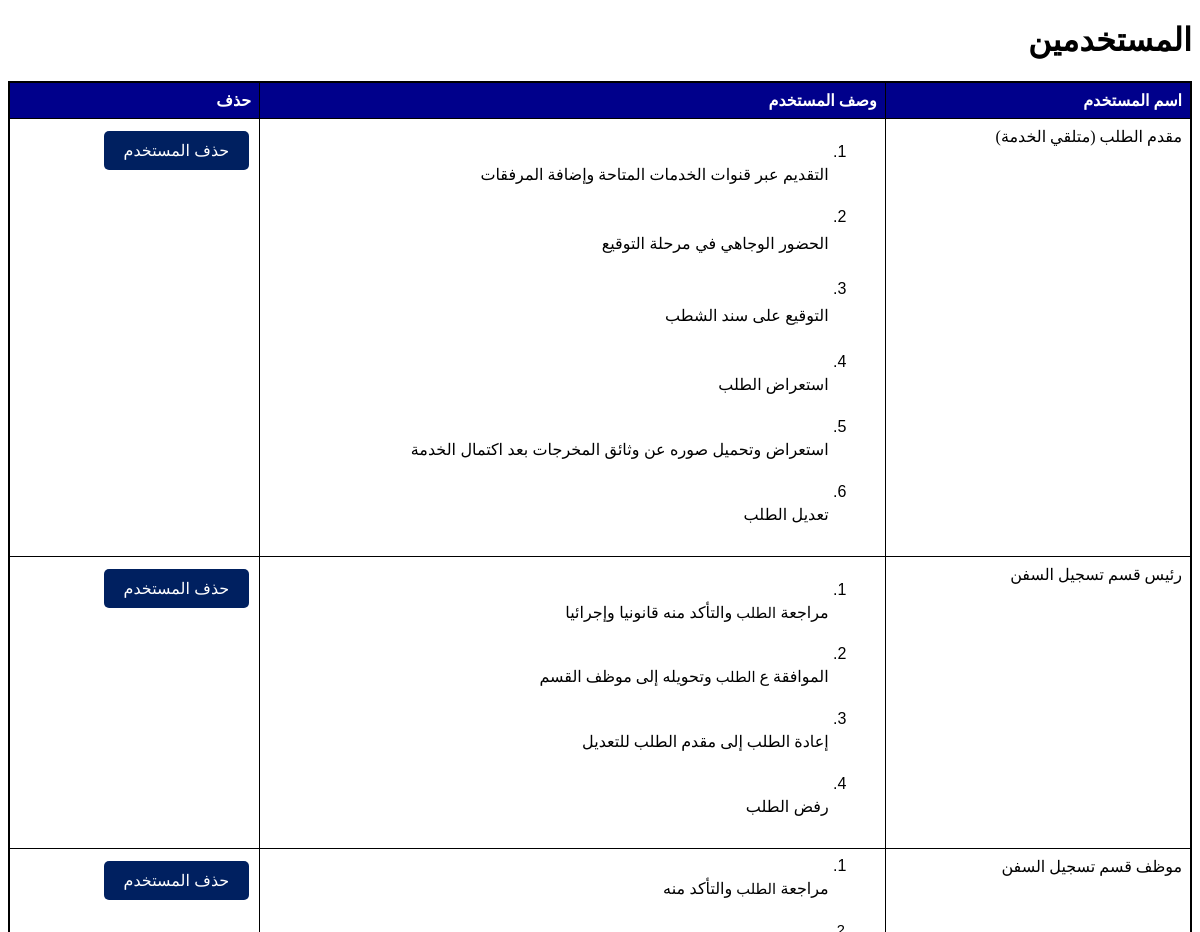
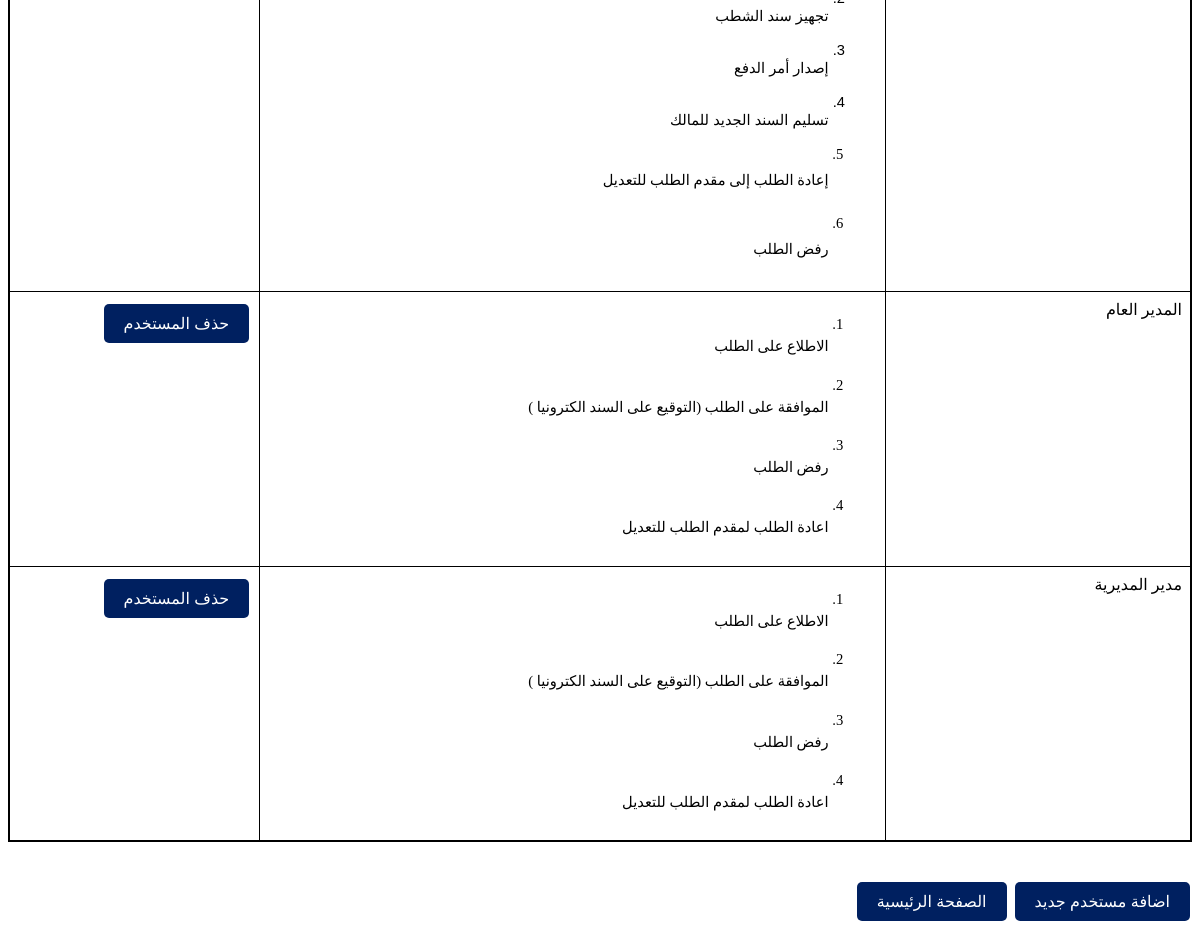
Page /userlist on the earlier database version (2 pictures, top to bottom).
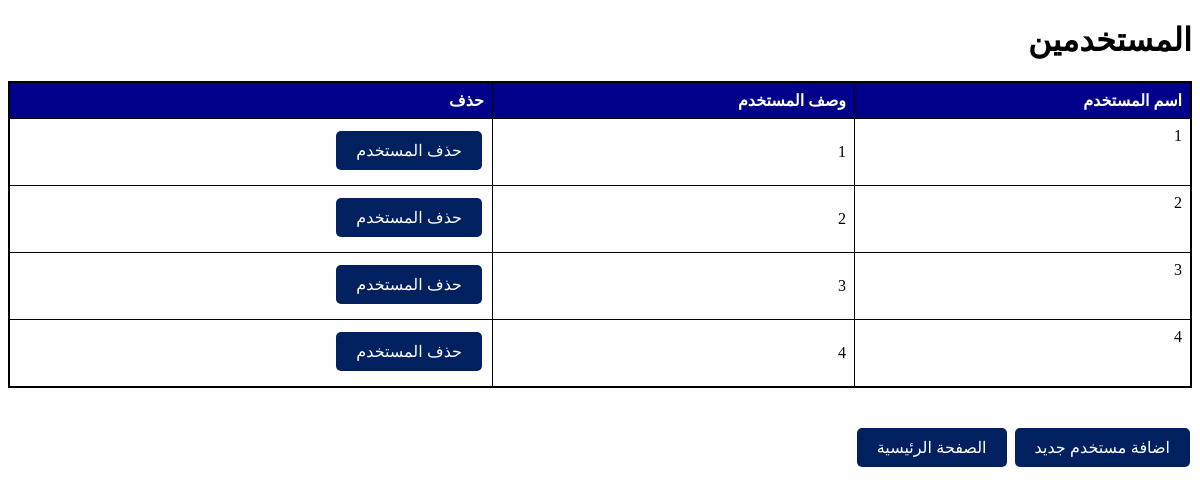
Same page on the later database version.
### app.py (models this page shows)
class User(db.Model):
    id = db.Column(db.Integer, primary_key=True)
    username = db.Column(db.String(100), nullable=False)
    user_description = db.Column(db.Text, nullable=True)
    screens = db.relationship('Screen', secondary='screen_user', backref='users')

### app.py (the view)
@app.route('/userlist')
def userlist():
    services = ServiceName.query.all()
    users = User.query.all()
    return render_template('userlist.html', services=services, users=users)

### templates/userlist.html (shortened to what this page needs)
<!DOCTYPE html>
<html lang="en">
  <head>
    <link rel="stylesheet" href="../static/table.css" />
  </head>
  <body>
    <h1>المستخدمين</h1>
    <table>
      <thead>
        <tr>
          <th>اسم المستخدم</th>
          <th>وصف المستخدم</th>
          <th>حذف</th>
        </tr>
      </thead>
      <tbody>
        {% for user in users %}
        <tr>
          <td>{{ user.username }}</td>
          <td>{{ user.user_description | safe }}</td>
          <td>
            <form action="/delete_user/{{ user.id }}" method="post">
              <button type="submit">حذف المستخدم</button>
            </form>
          </td>
        </tr>
        {% endfor %}
      </tbody>
    </table>
    <br /><br />
    <a href="/users"> <button class="screenspage">اضافة مستخدم جديد</button></a>
    <a href="/"> <button class="screenspage">الصفحة الرئيسية</button></a>
  </body>
</html>

### static/table.css (style rules this page uses)
table { border-collapse: collapse; width: 100%; border: 2px solid black; border-radius: 10px; text-align: right; }
th, td { border: 1px solid black; padding: 8px; text-align: right; max-width: 400px; text-wrap: wrap; height: auto; }
button { background-color: #002060; color: white; border: none; padding: 10px 20px; text-align: center; text-decoration: none; display: inline-block; font-size: 16px; margin: 4px 2px; cursor: pointer; border-radius: 5px; }
* { text-align: right; direction: rtl; }
th { background-color: darkblue; color: white; }
td, tr, th { vertical-align: top; text-align: right; }
table { direction: rtl; }

Differences in the rows shown:
removed User: username "مدير المديرية", user_description "الاطلاع على الطلب الموافقة على الطلب (التوقيع على السند الكترونيا ) رفض الطلب اعادة الطلب لمقدم الطلب للتعديل"
changed User (number 1 of 4 on the later page): username "مقدم الطلب (متلقي الخدمة)" → "1"; user_description "التقديم ع بر قنوات الخدمات المتاحة وإضافة المرفقات الحضور الوجاهي في مرحلة التوقيع التوقيع على سند الشطب استعراض الطلب استعراض وتحميل صوره عن وثائق المخرجات بعد اكتمال الخدمة تعديل الطلب" → "1"
changed User (number 2 of 4 on the later page): username "رئيس قسم تسجيل السفن" → "2"; user_description "مراجعة الطلب والتأكد منه قانونيا وإجرائيا الموافقة ع الطلب وتحويله إلى موظف القسم إعادة الطلب إلى مقدم الطلب للتعديل رفض الطلب" → "2"
changed User (number 3 of 4 on the later page): username "موظف قسم تسجيل السفن" → "3"; user_description "مراجعة الطلب والتأكد منه تجهيز سند الشطب إصدار أمر الدفع تسليم السند الجديد للمالك إعادة الطلب إلى مقدم الطلب للتعديل رفض الطلب" → "3"
changed User (number 4 of 4 on the later page): username "المدير العام" → "4"; user_description "الاطلاع على الطلب الموافقة على الطلب (التوقيع على السند الكترونيا ) رفض الطلب اعادة الطلب لمقدم الطلب للتعديل" → "4"
